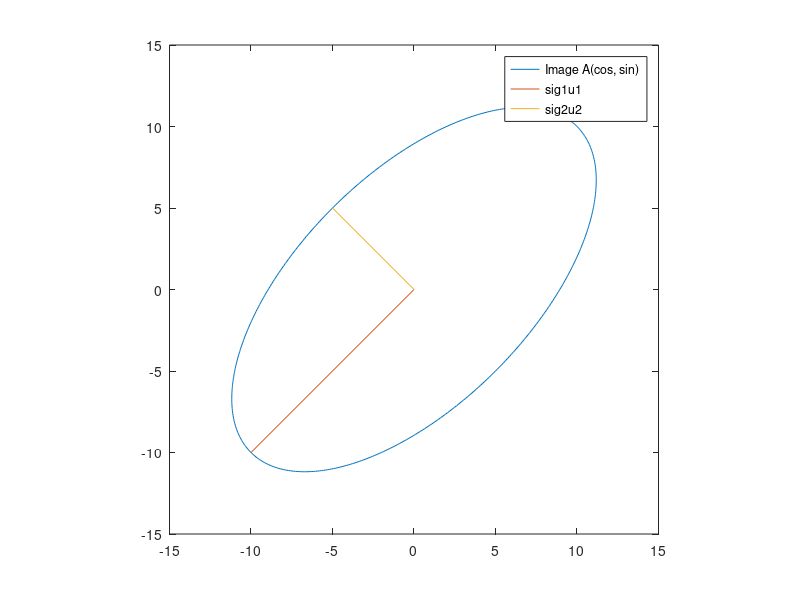

Recreate this plot in MATLAB.
% Part A)
A = [-2, 11; -10, 5];
iterations = 500
range = linspace(0, 2*pi, iterations);
image = A*[cos(range); sin(range)];
p1 = plot(image(1,:),image(2,:))
hold on

% Part B)
[U, S, V] = svd(A)
sig1 = S(1,1) * U(1,:);
sig2 = S(2,2) * U(2,:);

% This is plotv(), I didn't want to import Neural Networks Toolbox
p2 = plot([0, sig1(1)], [0,sig1(2)])
p3 = plot([0, sig2(1)], [0,sig2(2)])
legend([p1,p2,p3], "Image A(cos, sin)", "sig1u1", "sig2u2");, 

% Part C)
A = norm(sig1);
B = norm(sig2);
area = pi.*A.*B

hold off
axis square

